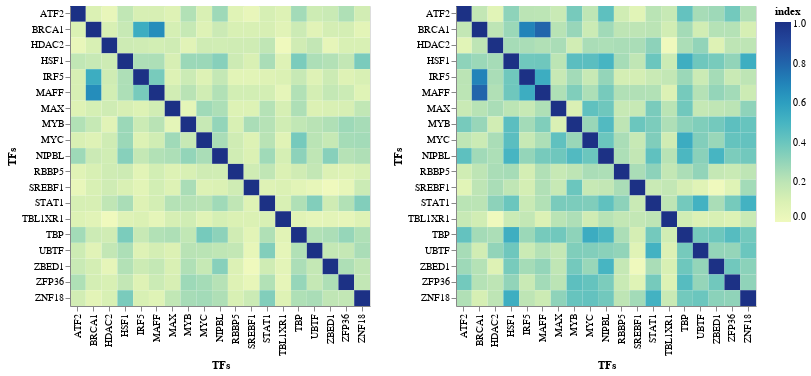

Notebook source saved alongside this figure:
### Code cell
alt.hconcat(
alt.Chart(hm_simbgava.query('variable == @remap2022_TSStfs & index == @remap2022_TSStfs')).mark_rect().encode(
    alt.X('variable', title='TFs'),
    alt.Y('index', title="TFs"),
    alt.Color('value', title='index'),
    alt.Tooltip(['index', 'variable','value'])
).properties(height=300, width=300), 
alt.Chart(hm_dicebgava.query('variable == @remap2022_TSStfs & index == @remap2022_TSStfs')).mark_rect().encode(
    alt.X('variable', title='TFs'),
    alt.Y('index', title="TFs"),
    alt.Color('value', title='index'),
    alt.Tooltip(['index', 'variable','value'])
).properties(height=300, width=300)
)

### Figure 1 — Vega-Lite specification as saved in the notebook (floating-point values rounded to 4 significant figures; data arrays with more than 128 entries replaced by an {"elided": "..."} marker saying what was removed)
{"config": {"view": {"continuousWidth": 400, "continuousHeight": 300}}, "hconcat": [{"data": {"name": "data-72d1809875cf94b8c0c3d2340236d694"}, "mark": "rect", "encoding": {"color": {"type": "quantitative", "field": "value", "title": "index"}, "tooltip": [{"type": "nominal", "field": "index"}, {"type": "nominal", "field": "variable"}, {"type": "quantitative", "field": "value"}], "x": {"type": "nominal", "field": "variable", "title": "TFs"}, "y": {"type": "nominal", "field": "index", "title": "TFs"}}, "height": 300, "width": 300}, {"data": {"name": "data-e64dcf6709a2982f69574351c50fca1d"}, "mark": "rect", "encoding": {"color": {"type": "quantitative", "field": "value", "title": "index"}, "tooltip": [{"type": "nominal", "field": "index"}, {"type": "nominal", "field": "variable"}, {"type": "quantitative", "field": "value"}], "x": {"type": "nominal", "field": "variable", "title": "TFs"}, "y": {"type": "nominal", "field": "index", "title": "TFs"}}, "height": 300, "width": 300}], "$schema": "https://vega.github.io/schema/vega-lite/v4.8.1.json", "datasets": {"data-72d1809875cf94b8c0c3d2340236d694": {"elided": "361 records"}, "data-e64dcf6709a2982f69574351c50fca1d": {"elided": "361 records"}}}
